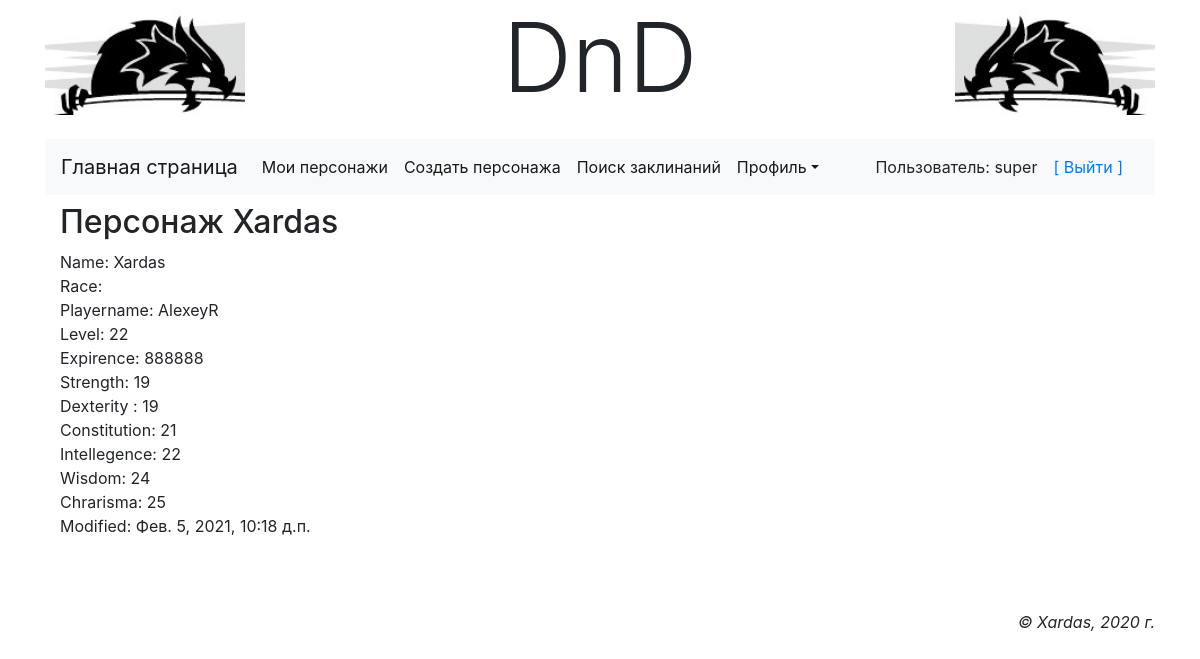
Page /main/accounts/profile/char/Xardas/ (signed in) on the committed database.
### main/models.py (models this page shows, shortened)
class AdvUser(AbstractUser):
    is_activated = models.BooleanField(default=True, db_index=True, verbose_name='Прошёл активацию?')
    send_message = models.BooleanField(default=True, verbose_name='Слать сообщение о новых коментариях?')
    class Meta(AbstractUser.Meta):
        pass

class BaseInfo(models.Model):
    strength = models.IntegerField(null=False, default=8, verbose_name='Сила персонажа')
    dexterity = models.IntegerField(null=False, default=8, verbose_name='Ловкость персонажа')
    constitution = models.IntegerField(null=False, default=8, verbose_name='Телосложение персонажа')
    intellegence = models.IntegerField(null=False, default=8, verbose_name='Интеллект персонажа')
    wisdom = models.IntegerField(null=False, default=8, verbose_name='Мудрость персонажа')
    chrarisma = models.IntegerField(null=False, default=8, verbose_name='Харизма персонажа')
    expirence_modifier = models.IntegerField(null=False, default=0, verbose_name='модификатор')
    strength_modifier = models.IntegerField(null=False, default=0, verbose_name='модификатор')
    dexterity_modifier = models.IntegerField(null=False, default=0, verbose_name='модификатор')
    constitution_modifier = models.IntegerField(null=False, default=0, verbose_name='модификатор')
    intellegence_modifier = models.IntegerField(null=False, default=0, verbose_name='модификатор')
    wisdom_modifier = models.IntegerField(null=False, default=0, verbose_name='модификатор')
    chrarisma_modifier = models.IntegerField(null=False, default=0, verbose_name='модификатор')
    armor_class = models.IntegerField(null=True, default=0, verbose_name='Класс доспеха')
    speed = models.CharField(null=True, max_length=255, verbose_name='Скорость персонажа')
    hitpoints_max = models.IntegerField(null=True, default=0, verbose_name='Максимальое здоровье')
    hitpoints_str = models.CharField(null=True, max_length=255, verbose_name='Кости здоровья')
    world_view = models.CharField(null=True, max_length=255, verbose_name='Мировозрение')
    skills = models.TextField(null=True, verbose_name='навыки')
    saving_throws = models.TextField(null=True, verbose_name='спасброски')
    description = models.TextField(null=True, verbose_name='Описание')
    feelings = models.TextField(null=True, verbose_name='чувства')
    abilities = models.TextField(null=True, verbose_name='способности')
    actions = models.TextField(null=True, verbose_name='действия')
    modified = models.DateTimeField(auto_now_add=True, db_index=True, verbose_name='Время модификации')
    class Meta:
        abstract = True

class CharBase(BaseInfo):
    owner = models.ForeignKey('AdvUser', null=False, on_delete=models.PROTECT, verbose_name='Владелец персонажа')
    playername = models.CharField(null=True, max_length=20, verbose_name='Реальное имя персонажа')
    name = models.CharField(db_index=True, null=False, max_length=20, verbose_name='Имя персонажа')
    races = models.ManyToManyField(CharRaces, choices=CharRaces.RACE_CHOICES, max_length=20,
                                   verbose_name='Расса персонажа')
    expirence = models.IntegerField(null=False, default=0, verbose_name='Опыт персонажа')
    level = models.IntegerField(null=False, default=1, verbose_name='Уровень персонажа')
    spells = models.ManyToManyField(Spell)
    prof_bonus = models.IntegerField(null=True, default=0, verbose_name='Бонус мастерства')
    initiative = models.IntegerField(null=True, default=0, verbose_name='Инициатива')
    inspiration = models.IntegerField(null=True, default=0, verbose_name='Вдохновение')
    hitpoints_curr = models.IntegerField(null=True, default=0, verbose_name='Текущее здоровье')
    hitpoints_temp = models.IntegerField(null=True, default=0, verbose_name='Временные очки здоровья')
    char_classes = models.ManyToManyField(CharClasses, choices=CharClasses.CLASS_CHOICES,
                                          verbose_name='Класс персонажа')
    gender = models.BooleanField(default=True, verbose_name='Пол')
    age = models.IntegerField(null=True, default=21, verbose_name='Возраст персонажа')
    height = models.IntegerField(null=True, default=175, verbose_name='Рост персонажа')
    weight = models.IntegerField(null=True, default=60, verbose_name='Вес персонажа')
    hair = models.CharField(null=True, max_length=20, verbose_name='Цвет волос')
    eyes = models.CharField(null=True, max_length=20, verbose_name='Цвет глаз')
    skin = models.CharField(null=True, max_length=20, verbose_name='Цвет кожы')
    avatar = models.ImageField(null=True, blank=True, upload_to='avatars/', verbose_name='Аватар')
    pers_traits = models.CharField(null=True, max_length=32, verbose_name='Персональные черты')
    ideals = models.CharField(null=True, max_length=32, verbose_name='Идеалы')
    bonds = models.CharField(null=True, max_length=32, verbose_name='Привязанности')
    flaws = models.CharField(null=True, max_length=32, verbose_name='Пороки')
    char_history = models.TextField(default='', verbose_name='История персонажа')
    gold_count = models.IntegerField(null=True, default=0, verbose_name='Золото персонажа')
    silver_count = models.IntegerField(null=True, default=0, verbose_name='Серебро персонажа')
    copper_count = models.IntegerField(null=True, default=0, verbose_name='Медь персонажа')
    char = CharacterManager()
    objects = models.Manager()
    class Meta:
        ordering = ['-modified']

### main/views.py (the view)
# urls.py: path('accounts/profile/char/<str:name>/', view_character, name='view_character'),
@login_required
def view_character(request, name):
    print("Current char: ", name)
    ch = get_object_or_404(CharBase, name=name)
    return render(request, 'main/character.html', {'char': ch})

### main/templates/main/character.html (shortened to what this page needs)
{% extends "layout/basic.html" %}
{% block content %}
<h2>Персонаж {{ char.name }}</h2>
<div>
    Name: {{ char.name }} <br>
    Race: {{ char.race }} <br>
    Playername:  {{ char.playername }} <br>
    Level: {{ char.level }} <br>
    Expirence: {{ char.expirence }} <br>
    Strength: {{ char.strength }} <br>
    Dexterity : {{ char.dexterity }} <br>
    Constitution: {{ char.constitution }} <br>
    Intellegence: {{ char.intellegence }} <br>
    Wisdom: {{ char.wisdom }} <br>
    Chrarisma: {{ char.chrarisma }} <br>
    Modified:  {{ char.modified }} <br>
    <br><br>
</div>
{% endblock %}

### main/templates/layout/menu.html (shortened to what this page needs)
<nav class="navbar navbar-expand-lg navbar-light bg-light">
          <a class="navbar-brand" href="{% url 'main:index' %}">Главная страница</a>
          <div class="collapse navbar-collapse" id="navbarSupportedContent">
              {% if user.is_authenticated %}
              <ul class="navbar-nav mr-auto">
                  <li class="nav-item active"><a class="nav-link" href="{% url 'main:profile' %}">Мои персонажи</a></li>
                  <li class="nav-item active"><a class="nav-link" href="{% url 'main:create_character' %}">Создать персонажа</a></li>
                  <li class="nav-item active"><a class="nav-link" href="{% url 'main:find_spells' %}">Поиск заклинаний</a></li>
                  <li class="nav-item dropdown active">
                        <a class="nav-link dropdown-toggle" data-toggle="dropdown"
                        href="#" role="button" aria-haspopup="true"
                        aria-expanded="false">Профиль</a>
                  </li>
              </ul>
              Пользователь: {{ user.username }}
              <a class="nav-link" href="{% url 'main:logout' %}">[ Выйти ]</a>
              {% else %}
              <a class="nav-link" href="{% url 'main:register' %}">[ Регистрация ]</a>
              <a class="nav-link" href="{% url 'main:login' %}">[ Вход ]</a>
              {% endif %}
          </div>
</nav>

### rows in the picture
AdvUser: username "super"
CharBase: name "Xardas", playername "AlexeyR", level "22", expirence "888888", strength "19", dexterity "19", constitution "21", intellegence "22", wisdom "24", chrarisma "25", modified "Фев. 5, 2021, 10:18 д.п."
